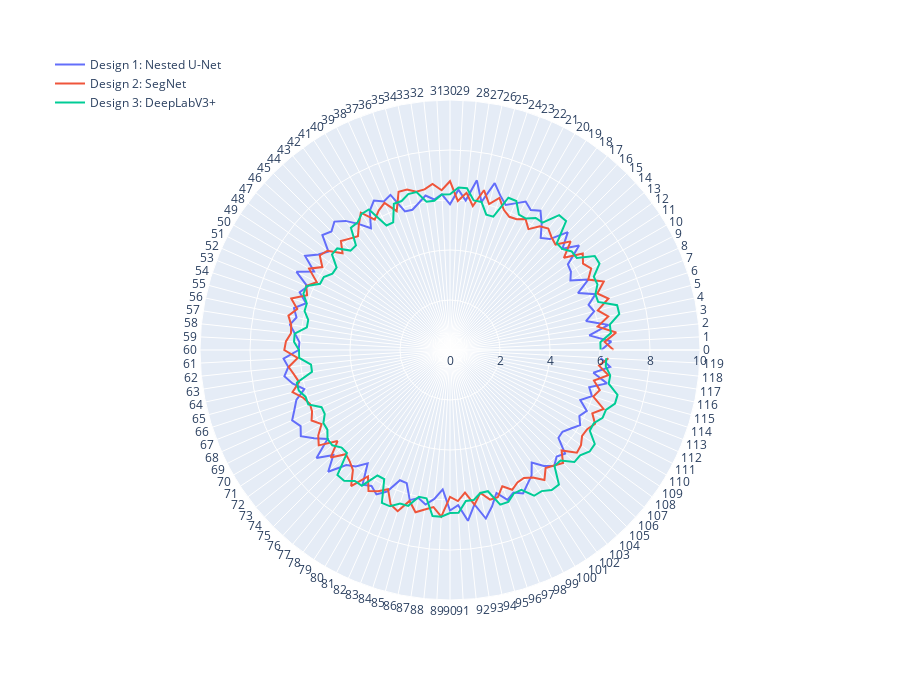

The cell this chart's notebook holds for it:
### Code cell
## Creating radar graph

iterations = [str(i) for i in range(120)]

#design 1
data1=go.Scatterpolar(
      r=design1,
      theta=iterations,
      # fill='toself',
      name='Design 1: Nested U-Net',
)

#design 2
data2=go.Scatterpolar(
      r=design2,
      theta=iterations,
      # fill='toself',
      name='Design 2: SegNet'
)

#design 3
data3 = go.Scatterpolar(
      r=design3,
      theta=iterations,
      # fill='toself',
      name='Design 3: DeepLabV3+'
)

datas = [data1,data2,data3]

# #customization of chart
# fig.update_layout(
#   polar=dict(
#     radialaxis=dict(
#       visible=True,
#       range=[1, 10]
#     )),
#   showlegend=False
# )

layout = go.Layout(
        plot_bgcolor='rgba(0,0,0,0)',
        legend=dict(
            x=0,
            y=1.1,
            traceorder='normal',
            font=dict(
                size=12,),
        ),
    annotations=[
        dict(
            x=0,
            y=0.75,
            xref='paper',
            yref='paper',
            text='',
            showarrow=False
        )
    ],
    autosize=False,
    width=900,
    height=700,
    margin=dict(
        l=50,
        r=50,
        b=100,
        t=100,
        pad=4
    ),
)

fig = go.Figure(data = datas, layout=layout)

fig.update_polars(radialaxis=dict(range=[0, 10]))

fig.show()

### Figure 1 — Plotly figure (JSON) as saved in the notebook; plotly's stock layout.template omitted (floating-point values rounded to 4 significant figures)
{"data": [{"name": "Design 1: Nested U-Net", "r": [6.052, 6.461, 5.602, 6.42, 5.561, 5.97, 5.827, 6.236, 5.602, 6.216, 5.561, 5.766, 5.827, 6.645, 6.052, 6.666, 5.97, 5.766, 6.236, 6.645, 6.461, 6.666, 6.42, 6.216, 6.502, 6.911, 6.052, 6.87, 6.011, 6.42, 5.827, 6.236, 6.052, 6.257, 6.011, 5.807, 5.827, 6.645, 6.502, 6.707, 6.42, 5.807, 6.236, 6.645, 6.911, 6.707, 6.87, 6.257, 6.502, 6.911, 6.277, 6.891, 6.236, 6.441, 6.052, 6.461, 6.277, 6.482, 6.236, 6.032, 6.052, 6.666, 6.502, 6.707, 6.441, 6.032, 6.461, 6.666, 6.911, 6.707, 6.891, 6.482, 6.052, 6.87, 6.277, 6.891, 6.195, 5.991, 5.602, 6.42, 6.277, 6.482, 6.195, 5.582, 5.602, 6.216, 6.052, 6.257, 5.991, 5.582, 6.42, 6.216, 6.87, 6.257, 6.891, 6.482, 6.011, 6.42, 6.236, 6.441, 6.195, 5.991, 5.561, 5.97, 6.236, 6.032, 6.195, 5.582, 5.561, 5.766, 6.011, 5.807, 5.991, 5.582, 5.97, 5.766, 6.42, 5.807, 6.441, 6.032], "theta": ["0", "1", "2", "3", "4", "5", "6", "7", "8", "9", "10", "11", "12", "13", "14", "15", "16", "17", "18", "19", "20", "21", "22", "23", "24", "25", "26", "27", "28", "29", "30", "31", "32", "33", "34", "35", "36", "37", "38", "39", "40", "41", "42", "43", "44", "45", "46", "47", "48", "49", "50", "51", "52", "53", "54", "55", "56", "57", "58", "59", "60", "61", "62", "63", "64", "65", "66", "67", "68", "69", "70", "71", "72", "73", "74", "75", "76", "77", "78", "79", "80", "81", "82", "83", "84", "85", "86", "87", "88", "89", "90", "91", "92", "93", "94", "95", "96", "97", "98", "99", "100", "101", "102", "103", "104", "105", "106", "107", "108", "109", "110", "111", "112", "113", "114", "115", "116", "117", "118", "119"], "type": "scatterpolar"}, {"name": "Design 2: SegNet", "r": [6.544, 6.193, 6.683, 5.981, 6.471, 6.12, 6.663, 6.312, 6.733, 6.206, 6.521, 6.345, 6.564, 5.862, 6.495, 5.968, 6.071, 6.246, 6.114, 5.763, 6.045, 5.869, 5.833, 6.008, 6.395, 6.044, 6.534, 5.832, 6.322, 5.971, 6.752, 6.401, 6.682, 6.507, 6.47, 6.646, 6.653, 5.951, 6.444, 6.269, 6.02, 6.547, 6.203, 5.852, 5.994, 6.17, 5.782, 6.309, 6.439, 6.088, 6.509, 5.982, 6.297, 6.121, 6.677, 6.326, 6.608, 6.432, 6.396, 6.571, 6.628, 6.101, 6.489, 6.313, 6.171, 6.522, 6.178, 6.002, 6.039, 6.214, 5.933, 6.284, 6.49, 5.787, 6.42, 5.893, 5.996, 6.172, 6.728, 6.025, 6.519, 6.343, 6.095, 6.622, 6.777, 6.25, 6.638, 6.462, 6.32, 6.671, 5.877, 6.053, 5.738, 6.265, 5.844, 6.195, 6.189, 5.837, 6.119, 5.943, 5.907, 6.083, 6.427, 6.075, 6.218, 6.393, 6.006, 6.533, 6.476, 6.3, 6.337, 6.512, 6.231, 6.582, 6.026, 6.202, 5.887, 6.414, 5.993, 6.344], "theta": ["0", "1", "2", "3", "4", "5", "6", "7", "8", "9", "10", "11", "12", "13", "14", "15", "16", "17", "18", "19", "20", "21", "22", "23", "24", "25", "26", "27", "28", "29", "30", "31", "32", "33", "34", "35", "36", "37", "38", "39", "40", "41", "42", "43", "44", "45", "46", "47", "48", "49", "50", "51", "52", "53", "54", "55", "56", "57", "58", "59", "60", "61", "62", "63", "64", "65", "66", "67", "68", "69", "70", "71", "72", "73", "74", "75", "76", "77", "78", "79", "80", "81", "82", "83", "84", "85", "86", "87", "88", "89", "90", "91", "92", "93", "94", "95", "96", "97", "98", "99", "100", "101", "102", "103", "104", "105", "106", "107", "108", "109", "110", "111", "112", "113", "114", "115", "116", "117", "118", "119"], "type": "scatterpolar"}, {"name": "Design 3: DeepLabV3+", "r": [6.022, 6.022, 6.472, 6.472, 6.922, 6.922, 6.23, 6.23, 6.455, 6.455, 6.905, 6.905, 6.264, 6.264, 6.039, 6.039, 6.939, 6.939, 6.298, 6.298, 6.073, 6.073, 6.523, 6.523, 5.606, 5.606, 6.056, 6.056, 6.506, 6.506, 6.23, 6.23, 6.005, 6.005, 6.455, 6.455, 6.264, 6.264, 5.589, 5.589, 6.489, 6.489, 6.298, 6.298, 5.623, 5.623, 6.073, 6.073, 5.606, 5.606, 5.831, 5.831, 6.281, 6.281, 6.022, 6.022, 5.797, 5.797, 6.247, 6.247, 6.039, 6.039, 5.589, 5.589, 6.264, 6.264, 6.073, 6.073, 5.623, 5.623, 5.848, 5.848, 6.056, 6.056, 5.831, 5.831, 6.731, 6.731, 6.472, 6.472, 5.797, 5.797, 6.697, 6.697, 6.455, 6.455, 6.005, 6.005, 6.68, 6.68, 6.523, 6.523, 6.073, 6.073, 5.848, 5.848, 6.506, 6.506, 6.281, 6.281, 6.731, 6.731, 6.922, 6.922, 6.247, 6.247, 6.697, 6.697, 6.905, 6.905, 6.455, 6.455, 6.68, 6.68, 6.939, 6.939, 6.489, 6.489, 6.264, 6.264], "theta": ["0", "1", "2", "3", "4", "5", "6", "7", "8", "9", "10", "11", "12", "13", "14", "15", "16", "17", "18", "19", "20", "21", "22", "23", "24", "25", "26", "27", "28", "29", "30", "31", "32", "33", "34", "35", "36", "37", "38", "39", "40", "41", "42", "43", "44", "45", "46", "47", "48", "49", "50", "51", "52", "53", "54", "55", "56", "57", "58", "59", "60", "61", "62", "63", "64", "65", "66", "67", "68", "69", "70", "71", "72", "73", "74", "75", "76", "77", "78", "79", "80", "81", "82", "83", "84", "85", "86", "87", "88", "89", "90", "91", "92", "93", "94", "95", "96", "97", "98", "99", "100", "101", "102", "103", "104", "105", "106", "107", "108", "109", "110", "111", "112", "113", "114", "115", "116", "117", "118", "119"], "type": "scatterpolar"}], "layout": {"annotations": [{"showarrow": false, "text": "", "x": 0, "xref": "paper", "y": 0.75, "yref": "paper"}], "autosize": false, "height": 700, "legend": {"font": {"size": 12}, "traceorder": "normal", "x": 0, "y": 1.1}, "margin": {"b": 100, "l": 50, "pad": 4, "r": 50, "t": 100}, "plot_bgcolor": "rgba(0,0,0,0)", "polar": {"radialaxis": {"range": [0, 10]}}, "width": 900}}
